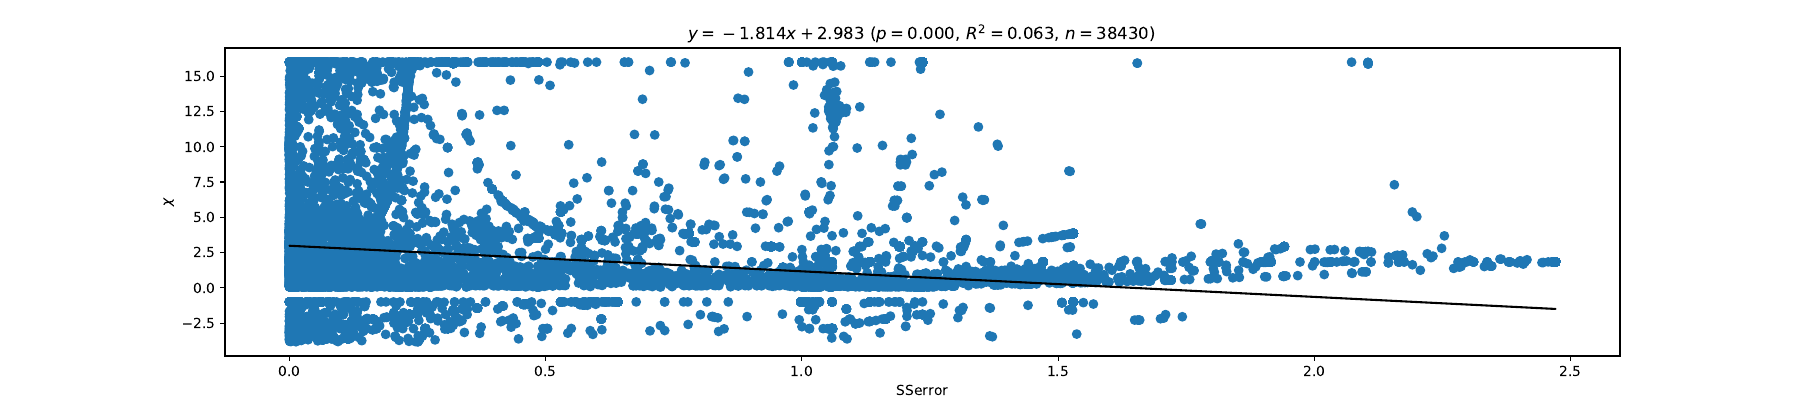

The script that saved this image:
from scipy.stats import linregress
import pandas as pd
import matplotlib.pyplot as plt


def main():
    df = pd.read_csv("../../../data/processed/full/std/per_opponent/main.csv")
    upper_chi = df["chi"].quantile(q=0.95)
    lower_chi = df["chi"].quantile(q=0.05)
    Y = df[(df["chi"] >= lower_chi) & (df["chi"] <= upper_chi)]["chi"]
    X = df[(df["chi"] >= lower_chi) & (df["chi"] <= upper_chi)]["residual"]

    slope, intercept, r_value, p_value, std_err = linregress(X, Y)

    plt.figure(figsize=(18, 4))
    plt.title(f"$y={slope:0.3f}x+{intercept:0.3f}$ ($p={p_value:0.3f}$, $R^2={round(r_value ** 2, 3)}$, $n={len(X)}$)")
    plt.scatter(X, Y)
    plt.plot(X, slope * X + intercept, color="black")
    plt.xlabel("SSE")
    plt.ylabel("$\chi$");
    plt.savefig("main.pdf") 

if __name__ == "__main__":
    main()
